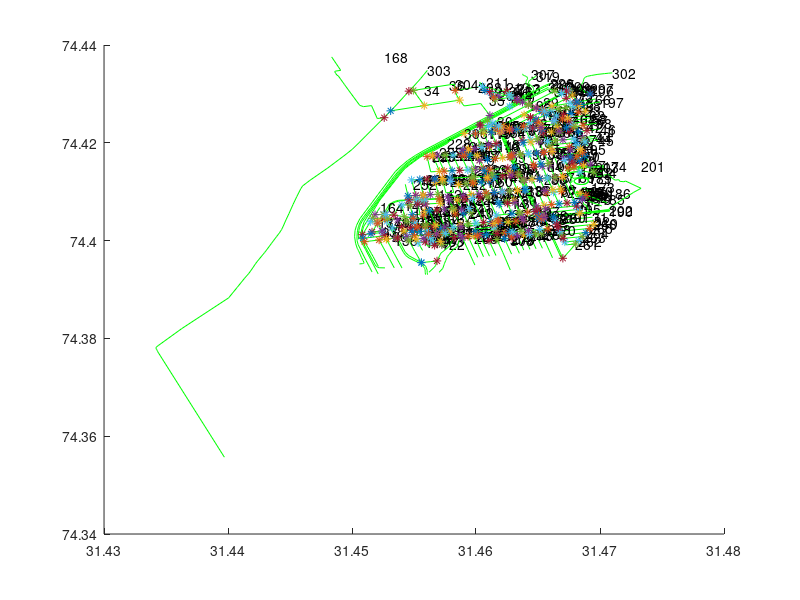

Recreate this plot in MATLAB.
%% load data into matlab
hold on
close all
clear all
load('cellarray_ways.mat', 'cellarray_ways');

%Ways = zeros(length(cellarray_ways),length(cellarray_ways{cell_num}),2);
%% find block
for cell_num = 1:length(cellarray_ways)
    for point_num = 1:length(cellarray_ways{cell_num})
        Ways(cell_num,point_num,1) = cellarray_ways{cell_num}{point_num}(1);
        Ways(cell_num,point_num,2) = cellarray_ways{cell_num}{point_num}(2);
    end
end


%% load data into matlab

load('cellarray_ways.mat', 'cellarray_ways');

%Ways = zeros(length(cellarray_ways),length(cellarray_ways{cell_num}),2);
%% find block
for cell_num = 1:length(cellarray_ways)
    for point_num = 1:length(cellarray_ways{cell_num})
        Ways(cell_num,point_num,1) = cellarray_ways{cell_num}{point_num}(1);
        Ways(cell_num,point_num,2) = cellarray_ways{cell_num}{point_num}(2);
    end
end



hold on
X={};
Y={};



    
for cell_num = 1:length(cellarray_ways)
    %plot(Ways(cell_num,:,1) , Ways(cell_num,:,2));
  
 manual_ways_toshow=[1:319]
%% manual_ways_toshow=[63,80,74,97];
    if (sum(cell_num==manual_ways_toshow)==1)
        
        disp([num2str(cell_num) ,'_']);
        %following code is used to detect if the path(set of points) is a
        %relatively straight line
        [p,struct] = polyfit( Ways(cell_num,1:length(cellarray_ways{cell_num}),1) , Ways(cell_num,1:length(cellarray_ways{cell_num}),2) ,1)
        if(struct.df<900000 )% .df is a measure of straightness (dont know/need the exact details)
            
            plot( Ways(cell_num,1:length(cellarray_ways{cell_num}),1) , Ways(cell_num,1:length(cellarray_ways{cell_num}),2) ,'g');
            X{end+1}= Ways(cell_num,1:length(cellarray_ways{cell_num}),1);
            Y{end+1}= Ways(cell_num,1:length(cellarray_ways{cell_num}),2);
        
            %dont plot lines that arent straight
            disp('is not a st line')
        end
        % number the lines for easy marking of paths
        text(max(Ways(cell_num,1:length(cellarray_ways{cell_num}),1)),max(Ways(cell_num,1:length(cellarray_ways{cell_num}),2)),num2str(cell_num))
        disp('^');
    end
end


%% making 2 point ways
    Way_2pt =[];
    id=0;
    for cell_num = 1:length(cellarray_ways)
        curWayLen = length(cellarray_ways{cell_num});
        for iter =  1:curWayLen
            if iter+1 <= curWayLen
                id=id+1;
                %starting point
                Way_2pt(end+1 ,1 ,1) = Ways(cell_num,iter,1);
                Way_2pt(end ,1 ,2) = Ways(cell_num,iter,2);
                Way_2pt(end ,3,1) = cell_num;
                Way_2pt(end , 4 , 1)=id;
                %ending point
                Way_2pt(end , 2 , 1)= Ways(cell_num,iter+1,1);
                Way_2pt(end , 2 , 2)= Ways(cell_num,iter+1,2);
               
                x=[  Ways(cell_num,iter,1);,Ways(cell_num,iter+1,1)];
                y=[  Ways(cell_num,iter,2);,Ways(cell_num,iter+1,2)];
            %%    plot(x,y)
            end
        end


    end
count = 0;
intersections=[];
for i=1:length(Way_2pt)
    x1 = Way_2pt(i,2,1);
    y1 = Way_2pt(i,2,2);
    cell1=Way_2pt(i,4,1);
    way1=Way_2pt(i,3,1);
   
    
   %%  p1 = polyfit(x1,y1,1);
    
    
    for j=1:length(Way_2pt)
          
            x2 = Way_2pt(j,1,1);
            y2 = Way_2pt(j,1,2);
            cell2=Way_2pt(j,4,1);
            way2=Way_2pt(j,3,1);
           %% diff_tocmp= tocmp_way_end-tocmp_way_start;
            %%slope_in=diff_tocmp(2)/diff_tocmp(1);
           
      %%%      p2 = polyfit(x2,y2,1); 
        
      %%      x_intersect = fzero(@(x) polyval(p1-p2,x),3);
            
     %%       y_intersect = polyval(p1,x_intersect);
            
     %%       if(((abs(x_intersect-min(x2))<0.001 &&abs(x_intersect-min(x1))<0.001) || (abs(x_intersect-max(x2))<0.001 && abs(x_intersect-max(x1))<0.001)) && ((abs(y_intersect-min(y2))<0.001 && abs(y_intersect-min(y1))<0.001) ||( abs(y_intersect-max(y2))<0.001 && abs(y_intersect-max(y1))<0.001)))
         
            if (x1==x2 && y1==y2 && way1~=way2 )  
                count=count+1;
                intersections(count,1)=x1;
                intersections(count,2)=y1;
                intersections(count,3)=cell1;
                intersections(count,4)=cell2;
                 intersections(count,5)=way1;
                intersections(count,6)=way2;
                intersections(count,7)=0;
                 
              
     %%           saveas(gcf,'CV2','jpg')
                drawnow;
               end
    end
end
blocks={};
blocks1={};
block_num = 0;

for i = 1:count
plot(intersections(i,1),intersections(i,2),'*')
end
%%%%%%%%%%%%%%%%%%%%%%%%%%%%%%%%%%%%%%%%%%%%%%%%%%%%%